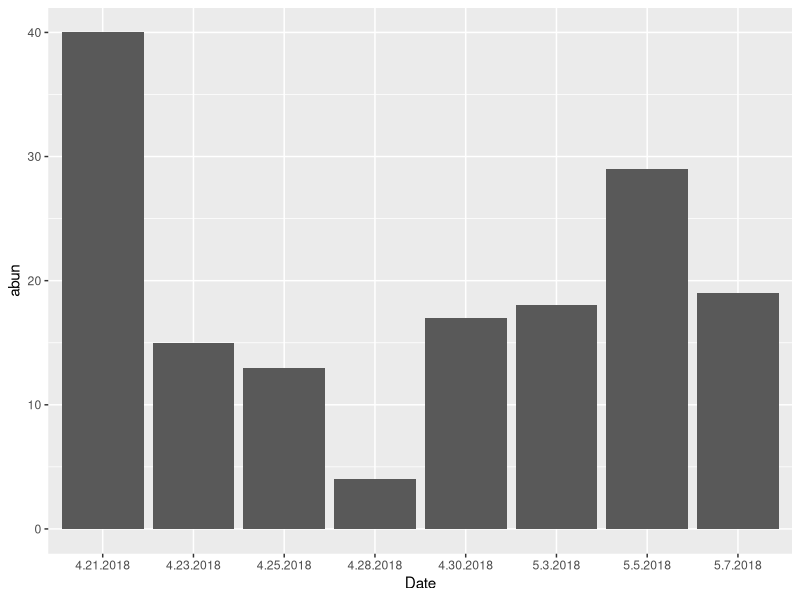

Recreate this plot in R. (Note: this script raises an error after producing the figure.)
##pan traps
library(dplyr)
library(ggplot2)

pans <- read.csv("Data/pantraps_counts.csv")

bydate <- pans %>% group_by(Date) %>% summarise(abun = sum(Quantity))

ggplot(bydate, aes(Date, abun)) + geom_bar(stat = "identity")


#mean visits per day, split by week
data <- read.csv("Data/Output/ind_network_indices.csv")

daily <- data %>% group_by(Date) %>% summarise(mean = mean(Quantity))
ggplot(daily, aes(Date, mean)) + geom_bar(stat = "identity")
shapiro.test(daily$mean)
